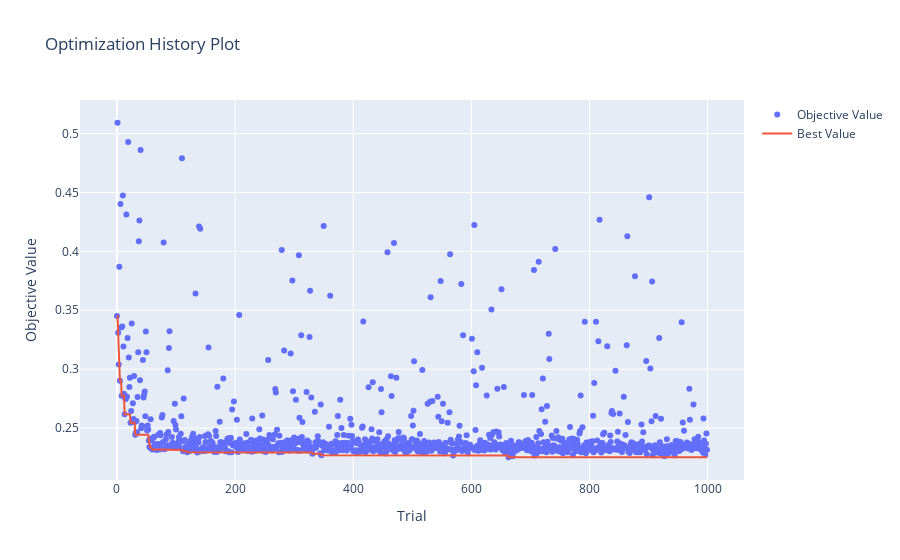

Notebook cell for this chart:
### Markdown cell above
Der Optimierungsverlauf zeigt, dass der größte Optimierungssprung innerhalb der ersten 100 Trials sattfindet. Anschließend stagniert der Fortschritt mit einzelnen Ausnahmen im 600er und 900er Bereich.

### Code cell
optuna.visualization.plot_optimization_history(study)

### Figure 1 — Plotly figure (JSON) as saved in the notebook; plotly's stock layout.template omitted (floating-point values rounded to 4 significant figures; data arrays with more than 128 entries replaced by an {"elided": "..."} marker saying what was removed)
{"data": [{"mode": "markers", "name": "Objective Value", "type": "scatter", "x": {"elided": "1000 int values"}, "y": {"elided": "1000 float values"}}, {"mode": "lines", "name": "Best Value", "type": "scatter", "x": {"elided": "1000 int values"}, "y": {"elided": "1000 float values"}}, {"marker": {"color": "#cccccc"}, "mode": "markers", "name": "Infeasible Trial", "showlegend": false, "type": "scatter", "x": [], "y": []}], "layout": {"title": {"text": "Optimization History Plot"}, "xaxis": {"title": {"text": "Trial"}}, "yaxis": {"title": {"text": "Objective Value"}}}}
